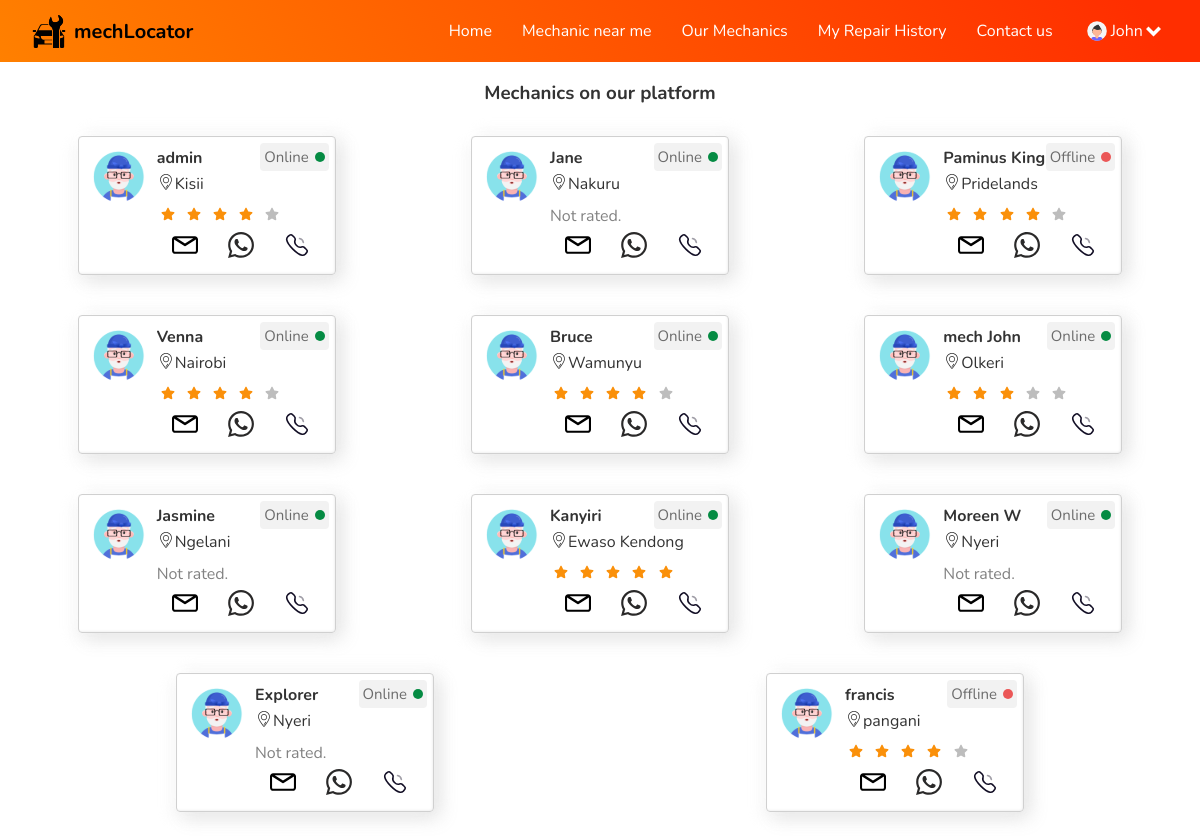
Page /allMechanics.php (signed in) on the committed database.
### tables this page shows
CREATE TABLE `map_details` (
  `user_id` int(11) NOT NULL,
  `long_cor` text NOT NULL,
  `lat_cor` text NOT NULL,
  `town` varchar(50) DEFAULT NULL
);

CREATE TABLE `users` (
  `name` varchar(200) NOT NULL,
  `email` varchar(250) NOT NULL,
  `phone` varchar(20) NOT NULL,
  `password` varchar(250) NOT NULL,
  `is_mech` varchar(10) NOT NULL DEFAULT 'NO',
  `user_id` int(11) NOT NULL,
  `availability` varchar(10) NOT NULL DEFAULT 'YES'
);

### allMechanics.php (the view, shortened to what this page needs)
<!DOCTYPE html>
<html lang="en" dir="ltr">
  <head>
    <link rel="stylesheet" href="css/home.css">
    <link rel="stylesheet" href="css/nav.css">
    <link rel="stylesheet" href="css/allMech.css">
  </head>
  <body>
    <?php include 'php/header.php';
    ?>
    <main>
    <section class="holder-sect">
      <h3>Mechanics on our platform</h3>
      <section class="flex-wrap mech-sect">
      <?php
        $getUsers = "SELECT * FROM users INNER JOIN map_details ON users.user_id = map_details.user_id WHERE is_mech = 'YES'";
        $results = mysqli_query($connection,$getUsers);
            if(!$results){
               echo "msqli error" .mysqli_error($connection);
            }
              else{
                $row = mysqli_num_rows($results);
                if($row<1){
                  echo "No mechanics in database";
                }
                else{
                $count = 0;
                $k = 0;
                while($row = mysqli_fetch_assoc($results)){
                  $emailArray[$count] = $row['email'];
                  if($count>0 && ($emailArray[$count] === $emailArray[$count-1])){
                     continue;
                  }
                  else{
                    echo '
                    <div class="detail-card">
                        <div class="flex-wrap">
                    ';
                    if($row['availability']=="YES"){
                      echo '
                      <div class="status-part">
                        <span class="status-type">Online</span>
                        <span class="status-dot"></span>
                       </div>
                      ';
                    }
                    else{
                      echo '
                      <div class="status-part">
                        <span class="status-type">Offline</span>
                        <span class="status-dot red-dot"></span>
                       </div>
                      ';
                    }
                   echo '
                        <img src="icons/mech-white.svg" alt="user" class="user-icon">
                        <article class="contact-dets">
                            <div class="username">
                                <strong>'.$row['name'].'</strong>
                              </div>
                              <div class="mech-loc flex-wrap">
                              <img src="icons/loc-dark.svg" alt="mech-location" class="icon loc-icon">
                              '.$row['town'].'
                              </div>
                            <p class="rates rates'.$k.'">
                            </p>
                             <span class="">
                             <div class="mech-contact flex-wrap">
                             <a href="mailto:'.$row['email'].'">
                               <img src="icons/email-svgrepo-com.svg" alt="email" class="icon">
                             </a>
                             <a href="https://wa.me/'.$row['phone'].'">
                               <img src="icons/whatsapp.svg" alt="whatsapp" class="icon">
                             </a>
                             <a href="tel:'.$row['phone'].'">
                               <img src="icons/call.svg" alt="call" class="icon">
                             </a>
                           </div>
                             </span>
                        </article>
                        </div>
                    </div>
                    ';
                  }
                  $k++;
                  $count++;
                }
          }
        }
      ?>
      </section>
    </main>
  </body>
</html>

### css/home.css (style rules this page uses)
:root { --highlightBlue : #1242C5; --textGreyish: #333333; --orangeColor: #F98E0E; --regBtnBlue: #116D9E; --deepOrange: #F9430E; --veryLightGrey: #F2F2F2; --green: #058B43; --blue: #116D9E; --skyBlue: #0F8CB5; --lightOrange: #FFB40C; --lightRed: #FF537C; --f3White: #F3F3F3; --red: #EB5757; --orangeLinear: linear-gradient(240.86deg, #FF2E00 4.93%, #FF8B00 112.94%); --bRadius: 6px; --inputPadding: 10px 10px 5px 10px; --lightGrey1: #707070; --greenColor: #2EF873; --horizontalLine: #D0D0D0; --grey3: #828282; --grey2Box: #4F4F4F; --darkerShadow: -7px 7px 14px rgba(229, 229, 229, 0.2), 7px -7px 14px rgba(229, 229, 229, 0.2), -7px -7px 14px rgba(255, 255, 255, 0.9), 7px 7px 18px rgba(229, 229, 229, 0.9), inset 1px 1px 2px rgba(255, 255, 255, 0.3), inset -1px -1px 2px rgba(229, 229, 229, 0.5); --lightShadow: -7px 7px 14px rgba(242, 242, 242, 0.2), 7px -7px 14px rgba(242, 242, 242, 0.2), -7px -7px 14px rgba(255, 255, 255, 0.9), 7px 7px 18px rgba(242, 242, 242, 0.9), inset 1px 1px 2px rgba(255, 255, 255, 0.3), inset -1px -1px 2px rgba(242, 242, 242, 0.5); --bgcolor: #f3f3f3; --purple-gradient: linear-gradient(268.26deg, #ED0A25 23.76%, #F80AC3 78.07%); --black-text-shadow: 1px 2px 10px #0000008f; --highlightBlue: hsl(224, 83%, 42%); --highlightBlueHover: hsl(224, 86%, 28%); --grayish: hsl(0, 1%, 16%); --lightPink :hsl(346, 100%, 66%); --brightRed: hsl(356, 97%, 55%); --faintGray: hsl(0, 1%, 52%); --f3White: hsl(0, 0%, 95%); --placeholderC: hsla(0, 0%, 100%, 0.66); --btnPadding: 4px 28px; --popUpBg: hsla(0, 0%, 7%, 0.95); --inputBg: hsl(0, 0%, 16%); --toggleBG:hsl(230, 22%, 74%); --whiteBg: hsl(0, 0%, 100%); }
* { font-family: 'Nunito', sans-serif; color: var(--textGreyish); box-sizing: border-box; margin: 0; padding: 0; scroll-behavior: smooth; }
a { text-decoration: none; }
body { margin: 0;position: relative;padding-bottom: 1rem; }
.icon { width: 24px; height: 24px; margin: 0 4px; }
.rent-out, .flex-wrap { display: flex; flex-wrap: wrap; justify-content: space-around; align-items: center; }
.user-icon { width: 60px; height: 60px; }

### css/allMech.css (style rules this page uses)
main { display: block; padding-top: 5rem; }
.mech-sect { justify-items:center; align-content: center; padding: unset; margin: 10px; }
h3 { text-align: center; }
.icon { width: 20px; height: 20px; }
.holder-sect { align-items: flex-start; }
.loc-icon { margin: 1px; width: 16px; height: 16px; }
.mech-contact { width: 100%; }
.detail-card { box-shadow: var(--darkerShadow); border: 1px solid var(--horizontalLine); position: relative; border-radius: 4px; text-align: center; display: grid; padding: 10px; min-width: 210px; width: max-content; margin: 20px; }
.detail-card .flex-wrap { align-items: flex-start; }
.status-part { padding: 4px; border-radius: 4px; background: var(--f3White); display: flex; align-items: center; position: absolute; top: 6px; right: 6px; z-index: 3; }
.status-dot { width: 10px; height: 10px; border-radius: 50%; background-color: var(--green); margin-left: 6px; }
.status-type { font-size:15px; color:#6c6c6c; }
.red-dot { background-color:var(--red); }
.username { border-bottom: 2px solid var(--menuSectBg); padding-bottom: 4px; }
.contact-dets { display: grid; justify-items: flex-start; margin-left: 8px; }
.contact-dets span { width:100%; }
.contact-dets span .icon { width: 26px; height: 26px; margin: 0 15px; transition:0.1s; }
.rates { margin: 5px 0; color: var(--grey3); }
.rates .icon { width: 14px; height: 14px; }
.mech-loc { margin-bottom: 5px; }

### rows in the picture
map_details: shows "Online", user_id.name "admin", town "Kisii"
map_details: shows "Online", user_id.name "Jane", town "Nakuru"
map_details: shows "Offline", user_id.name "Paminus King`ori", town "Pridelands"
map_details: shows "Online", user_id.name "Venna", town "Nairobi"
map_details: shows "Online", user_id.name "Bruce", town "Wamunyu"
map_details: shows "Online", user_id.name "mech John", town "Olkeri"
map_details: shows "Online", user_id.name "Jasmine", town "Ngelani"
map_details: shows "Online", user_id.name "Kanyiri", town "Ewaso Kendong"
map_details: shows "Online", user_id.name "Moreen W", town "Nyeri"
map_details: shows "Online", user_id.name "Explorer", town "Nyeri"
map_details: shows "Offline", user_id.name "francis", town "pangani"

### other values in the picture
$_SESSION['name'] "John"
